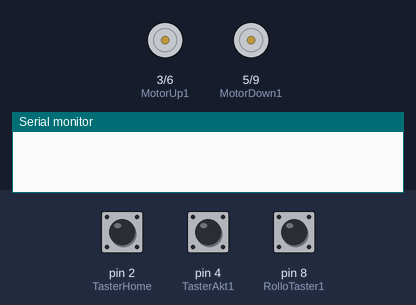
The sketch below on a simulated Arduino Uno, built with avr-gcc and run on an emulated ATmega328P. On the bench: motor-driver pin pairs drawn as motors (green arrow = first pin HIGH = forward, orange = second pin HIGH = backward, longer = more drive), the last lines printed to the serial monitor. Inputs (shaded band) come from the test bench; at power-on: pin 2 (TasterHome) HIGH, pin 8 (RolloTaster1) HIGH, pin 4 (TasterAkt1) HIGH.

Above: at 1.2 s.
1.3 s: pin 2 (TasterHome) pulled LOW for 0.15 s
At 2.3 s:
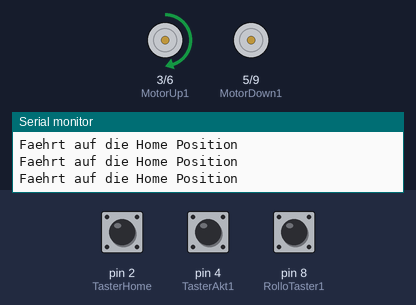
2.9 s: pin 8 (RolloTaster1) pulled LOW for 0.15 s
At 4.1 s:
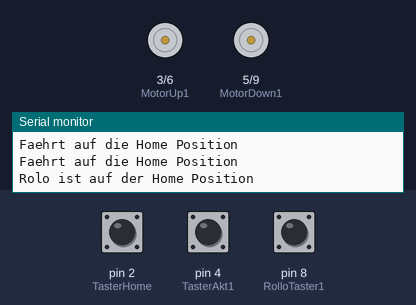
4.5 s: pin 4 (TasterAkt1) pulled LOW for 0.15 s
6.4 s: pin 8 (RolloTaster1) pulled LOW for 1 s
At 7.0 s:
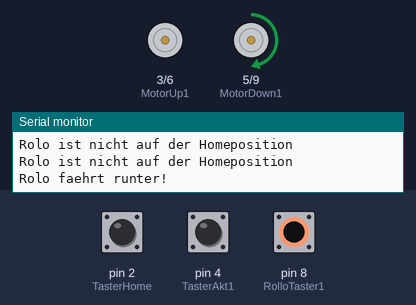
Timing chart, 0 to 27.9 s (numbered marks = the images above; inputs shaded):
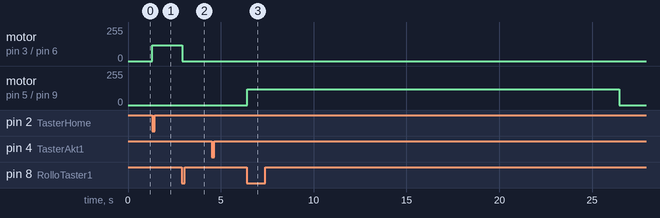

The sketch:

Rollosteuerung.ino
```cpp
/*
 Arduino Pin belegung :
 12V Spanungs versorgeung
 #################################################
 #Pin 0	 = serial				 #
 #Pin 1	 = serial				 #
 #Pin 2	 = TasterHome				 #
 #Pin 3	 = MotorUp1				 #
 #Pin 4	 = TasterAkt.1				 #
 #Pin 5	 = MotorDown1				 #
 #Pin 6	 = MotorUp2				 #
 #Pin 7	 = TasterAkt.2				 #
 #Pin 8	 = RolloTaster1				 #
 #Pin 9	 = MotorDown2				 #
 #Pin 10 = RolloTaster2				 #
 #Pin 11 = 					 #
 #Pin 12 = 					 #
 #Pin 13 = 					 #
 #A0	 = 					 #
 #A1	 = 					 #
 #A2	 = 					 #
 #A3	 = 					 #
 #A4	 = 					 #
 #A5	 = 					 #
 #################################################
 #Hier ist eine tabellen wo man sich das passende#
 #PWM signal raussuchen kann, das PWM gibt vor 	 #
 #mit was für einer Spannung die Motoren 	 #
 #versorgt werden sollen.			 #
 #						 #
 # PWM:   Volt:					 #
 #  32 =  1,30V					 #
 #  33 =  1,34V					 #
 #  35 =  1,43V					 #
 #  40 =  1,63V					 #
 #  50 =  2,04V					 #
 #  60 =  2,45V					 #
 #  70 =  2,86V					 #
 #  80 =  3,27V					 #
 #  90 =  3,68V					 #
 # 100 =  4,09V					 #
 # 110 =  4,50V					 #
 # 120 =  4,91V					 #
 # 130 =  5,32V					 #
 # 140 =  5,73V					 #
 # 150 =  6,14V					 #
 # 160 =  6,55V					 #
 # 170 =  6,96V					 #
 # 180 =  7,37V					 #
 # 190 =  7,78V					 #
 # 200 =  8,19V					 #
 # 210 =  8,60V					 #
 # 220 =  9,01V					 #
 # 230 =  9,42V					 #
 # 240 =  9,83V					 #
 # 250 = 10,24V					 #
 # 255 = 10,45V					 #
 #################################################
 */

//Steuerungs Taster Belegungen

#define TasterHome 2
#define TasterAkt1 4
#define TasterAkt2 7

//Rollo 1

#define MotorUp1 3
#define MotorDown1 5
#define RolloTaster1 8

//Rollo 2

#define MotorUp2 6
#define MotorDown2 9
#define RolloTaster2 10

//Configuration
//Rollo Motor ausgangs Spannung
#define RolloVolt 120
#define RolloLaufzeit 20000
void setup() {

  Serial.begin(9600); // baudrade inizialisiren
  pinMode(TasterHome, INPUT_PULLUP);
  pinMode(TasterAkt1, INPUT_PULLUP);
  pinMode(TasterAkt2,INPUT_PULLUP);

  pinMode(MotorUp1, OUTPUT);
  pinMode(MotorDown1, OUTPUT);
  pinMode(RolloTaster1, INPUT_PULLUP);

  pinMode(MotorUp2, OUTPUT);
  pinMode(MotorDown2, OUTPUT);
  pinMode(RolloTaster2, INPUT_PULLUP);

}
void loop() {

  //Drücken dess Home Buttons
  if(digitalRead(TasterHome) == LOW) //Prüft nach ob die Home Taste gedrückt wird
  {
    Homeposition();
  }

  //Drücken dess Aktion1 Buttons
  if(digitalRead(TasterAkt1) == LOW)
  {
    Aktion1();
  }
}


void Homeposition()
{
  int Home = 0;
  while(Home == 0)
  {
    if(digitalRead(RolloTaster1) == HIGH) //Überprüft ob das Rollo auf der Home Position ist.
    {
      digitalWrite(MotorDown1, LOW);
      analogWrite(MotorUp1, RolloVolt); //Hardware PWM auf die H-brücke um die geschwindigkeit zu regeln möglich von 0-255
      Serial.println("Faehrt auf die Home Position"); // zur kontrolle
    }
    else
    {
      digitalWrite(MotorUp1, LOW);
      Home = 1;
      Serial.println("Rolo ist auf der Home Position"); // zur kontrolle
    }

  }
}

void Aktion1()
{
  int Aktion1 = 0;
  while(Aktion1 == 0)
  {
    if(digitalRead(RolloTaster1) == LOW) //Über prüft ob der "Taster1Up" auf low gezogen ist.
    {
      digitalWrite(MotorUp1, LOW);
      analogWrite(MotorDown1, RolloVolt); //Hardware PWM auf die H-brücke um die geschwindigkeit zu regeln möglich von 0-255
      Serial.println("Rolo faehrt runter!"); // zur kontrolle
      delay(RolloLaufzeit);
      digitalWrite(MotorDown1, LOW);
      Serial.println("Rolo ist aus!"); // zur kontrolle
      Aktion1 = 1;
    }
    else
    {
      digitalWrite(MotorUp1, LOW);
      digitalWrite(MotorDown1, LOW);
      Serial.println("Rolo ist nicht auf der Homeposition"); // zur kontrolle
    }
  }
}
```

Measured:
- after the input at 1.3 s, motor on pin 3 (MotorUp1) / pin 6 (MotorUp2): stopped → forward 120/255 at once
- after the input at 2.9 s, motor on pin 3 (MotorUp1) / pin 6 (MotorUp2): forward 120/255 → stopped at once
- after the input at 6.4 s, motor on pin 5 (MotorDown1) / pin 9 (MotorDown2): stopped → forward 120/255 at once, → stopped 20.0 s later
